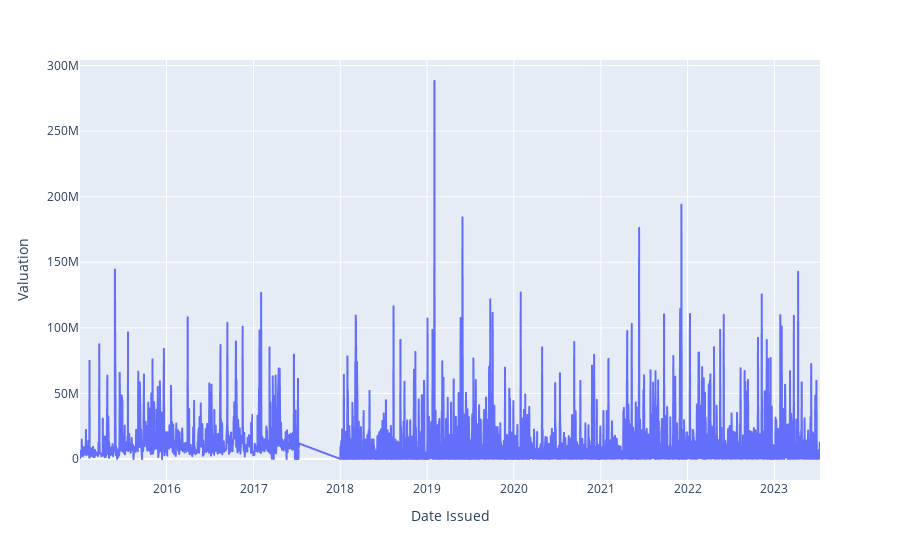
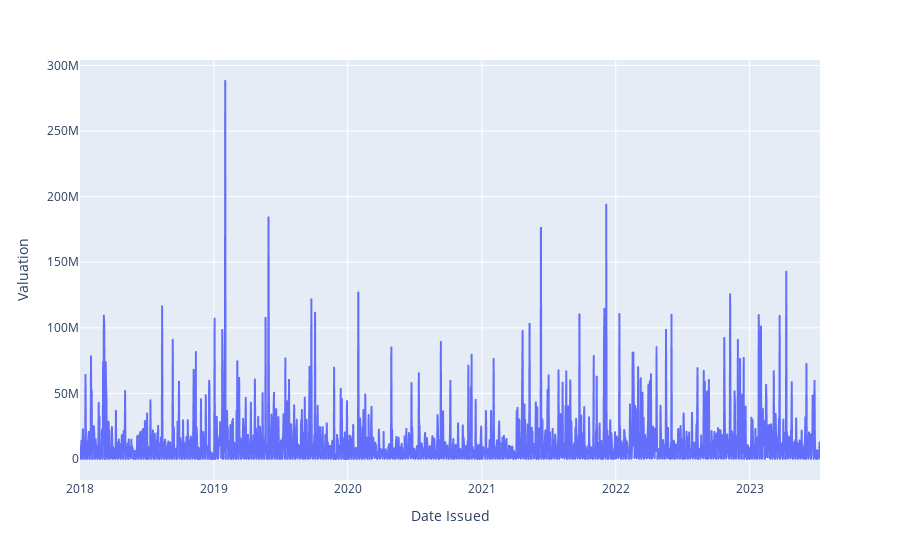

Here is the notebook cell these charts were saved with, in order:
### Code cell
fig = px.line(Valuation_df, x='Date Issued', y='Valuation')
fig.show()

##use data from 2018, because we lose data in later half year of 2017
Valuation_df['Date Issued'] = pd.to_datetime(Valuation_df['Date Issued'], format='%Y-%m-%d') 
Valuation_df_filtered = Valuation_df[Valuation_df['Date Issued'].dt.year.isin([2018, 2019, 2020, 2021, 2022, 2023])]

fig = px.line(Valuation_df_filtered, x='Date Issued', y='Valuation')
fig.show()

### Figure 1 — Plotly figure (JSON) as saved in the notebook; plotly's stock layout.template omitted (floating-point values rounded to 4 significant figures; data arrays with more than 128 entries replaced by an {"elided": "..."} marker saying what was removed)
{"data": [{"hovertemplate": "Date Issued=%{x}<br>Valuation=%{y}<extra></extra>", "legendgroup": "", "line": {"color": "#636efa", "dash": "solid"}, "marker": {"symbol": "circle"}, "mode": "lines", "name": "", "showlegend": false, "type": "scattergl", "x": {"elided": "2652 str values"}, "xaxis": "x", "y": {"elided": "2652 float values"}, "yaxis": "y"}], "layout": {"legend": {"tracegroupgap": 0}, "margin": {"t": 60}, "xaxis": {"anchor": "y", "domain": [0, 1], "title": {"text": "Date Issued"}}, "yaxis": {"anchor": "x", "domain": [0, 1], "title": {"text": "Valuation"}}}}

### Figure 2 — Plotly figure (JSON) as saved in the notebook; plotly's stock layout.template omitted (floating-point values rounded to 4 significant figures; data arrays with more than 128 entries replaced by an {"elided": "..."} marker saying what was removed)
{"data": [{"hovertemplate": "Date Issued=%{x}<br>Valuation=%{y}<extra></extra>", "legendgroup": "", "line": {"color": "#636efa", "dash": "solid"}, "marker": {"symbol": "circle"}, "mode": "lines", "name": "", "showlegend": false, "type": "scattergl", "x": {"elided": "2006 str values"}, "xaxis": "x", "y": {"elided": "2006 float values"}, "yaxis": "y"}], "layout": {"legend": {"tracegroupgap": 0}, "margin": {"t": 60}, "xaxis": {"anchor": "y", "domain": [0, 1], "title": {"text": "Date Issued"}}, "yaxis": {"anchor": "x", "domain": [0, 1], "title": {"text": "Valuation"}}}}
